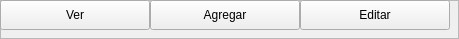
                     <widget class="QFrame" name="box_proveedores_top_buttons">
                      <property name="minimumSize">
                       <size>
                        <width>0</width>
                        <height>30</height>
                       </size>
                      </property>
                      <property name="frameShape">
                       <enum>QFrame::StyledPanel</enum>
                      </property>
                      <property name="frameShadow">
                       <enum>QFrame::Raised</enum>
                      </property>
                      <widget class="QPushButton" name="proveedores_ver">
                       <property name="geometry">
                        <rect>
                         <x>0</x>
                         <y>0</y>
                         <width>150</width>
                         <height>30</height>
                        </rect>
                       </property>
                       <property name="cursor">
                        <cursorShape>PointingHandCursor</cursorShape>
                       </property>
                       <property name="text">
                        <string>Ver</string>
                       </property>
                      </widget>
                      <widget class="QPushButton" name="proveedores_agregar">
                       <property name="geometry">
                        <rect>
                         <x>150</x>
                         <y>0</y>
                         <width>150</width>
                         <height>30</height>
                        </rect>
                       </property>
                       <property name="cursor">
                        <cursorShape>PointingHandCursor</cursorShape>
                       </property>
                       <property name="text">
                        <string>Agregar</string>
                       </property>
                      </widget>
                      <widget class="QPushButton" name="proveedores_editar">
                       <property name="geometry">
                        <rect>
                         <x>300</x>
                         <y>0</y>
                         <width>150</width>
                         <height>30</height>
                        </rect>
                       </property>
                       <property name="cursor">
                        <cursorShape>PointingHandCursor</cursorShape>
                       </property>
                       <property name="text">
                        <string>Editar</string>
                       </property>
                      </widget>
                     </widget>
